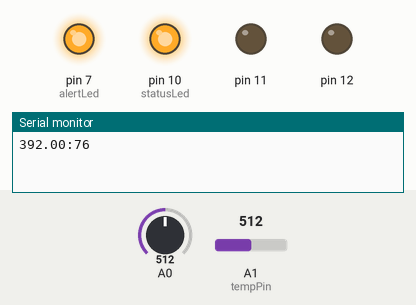
A sketch run on a simulated Arduino Uno, built with avr-gcc and run on an emulated ATmega328P. On the bench: output pins drawn as LEDs (lit = HIGH), the last lines printed to the serial monitor. Inputs (shaded band) come from the test bench; at power-on: A0 = 512, A1 (tempPin) = 512.

Above: at 0.1 s.
At 1.1 s:
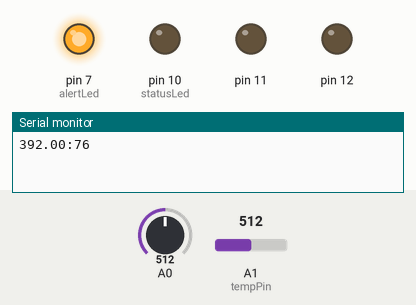
At 4.1 s:
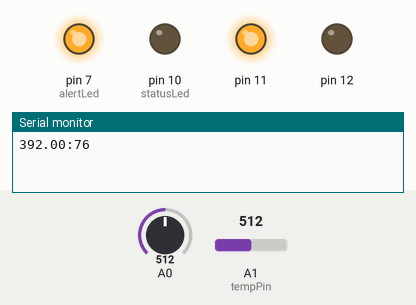
At 9.1 s:
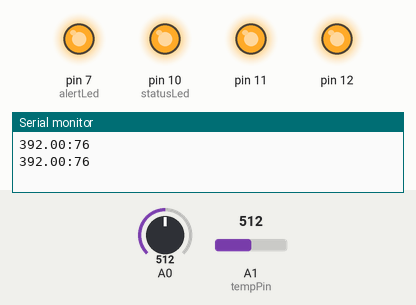
At 21.1 s:
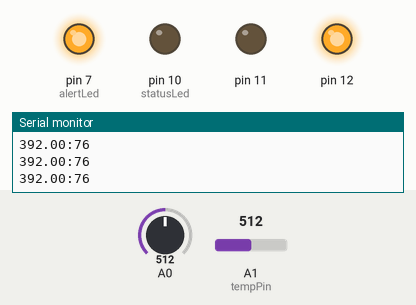
At 37.1 s:
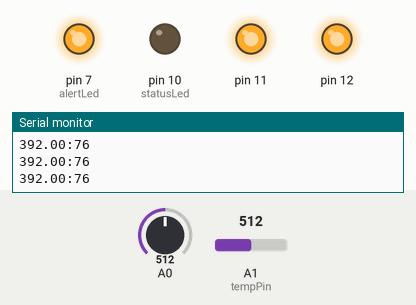
Timing chart, 0 to 40.0 s (numbered marks = the images above):
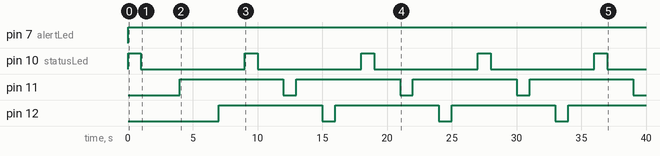

The sketch:

_2tempsensors.ino
```cpp
#include <math.h>
// #define aref_voltage 3.3
//TODO make output function that checks DEBUG


// Analog pin number, and input voltage for temperature sensor
int tempPin = 1;
float aref_voltage = 5.0;

// Digital pin numbers for status and alert LEDs
int statusLed = 10;
int alertLed = 7;


// Temperature range for alerts
float alertLow = 62;
float alertHigh = 90;


double Thermister(int RawADC) {
 double Temp;
 Temp = log(((10240000/RawADC) - 10000));
 Temp = 1 / (0.001129148 + (0.000234125 + (0.0000000876741 * Temp * Temp ))* Temp );
 Temp = Temp - 273.15;            // Convert Kelvin to Celcius
 Temp = (Temp * 9.0)/ 5.0 + 32.0; // Convert Celcius to Fahrenheit
 return Temp;
}

// ------thermistor


void setup() {
  //TODO switch to calibrated 3.3v for temp sensor

  //// for use with calibrated analog (3.3v) power
  // analogReference(EXTERNAL);

  //configure LEDs for output
  pinMode(statusLed, OUTPUT);
  pinMode(alertLed, OUTPUT);
  pinMode(11, OUTPUT);
  pinMode(12, OUTPUT);

  // Open serial for output
  Serial.begin(9600);
}

void loop() {
  //TODO make statuLed fade in/out (breathe)

  // Turn on status LED to indivate polling
  digitalWrite(statusLed, HIGH);

  // read the value from the temp sensor:
  int sensorValue = analogRead(tempPin);

  // Serial.print("sensor value: ");
  // Serial.println(sensorValue);

  // Calculate mV from temp sensor output
  float voltage = sensorValue * aref_voltage;
  voltage /= 1024.0;

  // Serial.print("voltage: ");
  // Serial.println(voltage);

  // Convert mV to degrees Celcius and Fahrenheit
  float temperatureC = (voltage - 0.5) * 100 ;
  float temperatureF = (temperatureC * 9.0 / 5.0) + 32.0;

  //TODO bust temperature bounds checking out into separate function
  if (temperatureF > alertHigh || temperatureF < alertLow) {
    digitalWrite(alertLed, HIGH);
  } else {
    digitalWrite(alertLed, LOW);
  }

  // Output temperature to serial port
  // Serial.print("Ambient: ");
  Serial.print(temperatureF);
  Serial.print(":");
  // Serial.print("Water: ");
  Serial.println(int(Thermister(analogRead(0))));  // display Fahrenheit

  // Wait a sec before turning off status LED
  delay(1000);
  digitalWrite(statusLed, LOW);

  // Wait additional 2secs before re-checking temp
  delay(2000);

  digitalWrite(11, LOW); // set the relay 1 on
  delay(1000); // wait for a second
  digitalWrite(11, HIGH); // set the relay 1 off
  delay(2000); // wait for 2 secs
  digitalWrite(12, LOW); // set the relay 2 on
  delay(1000); // wait for a second
  digitalWrite(12, HIGH); // set the relay 2 off
  delay(2000); // wait for 2 secs
}


// vim:ft=arduino
```

Measured:
- by itself, pin 7 (alertLed): LOW → HIGH at 0.00 s
- by itself, pin 10 (statusLed): alternates HIGH for 1.0 s and LOW for 8.0 s
- by itself, pin 11, pin 12: alternates HIGH for 8.0 s and LOW for 1.0 s
